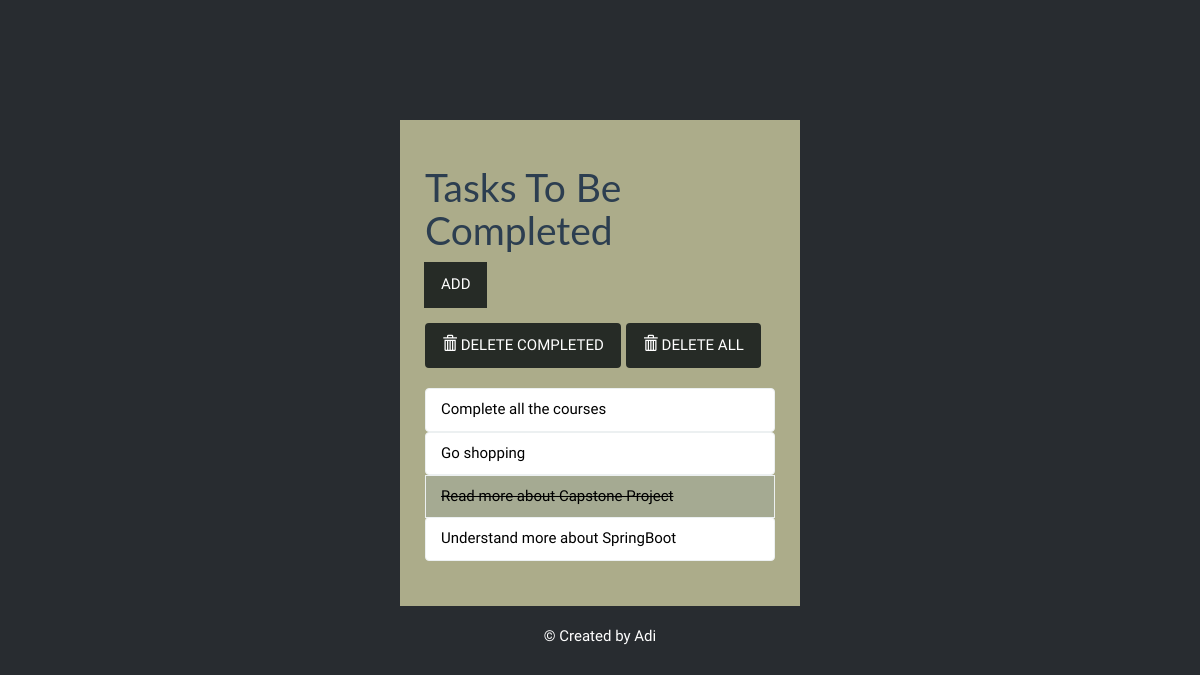
Before: / with the older database file.
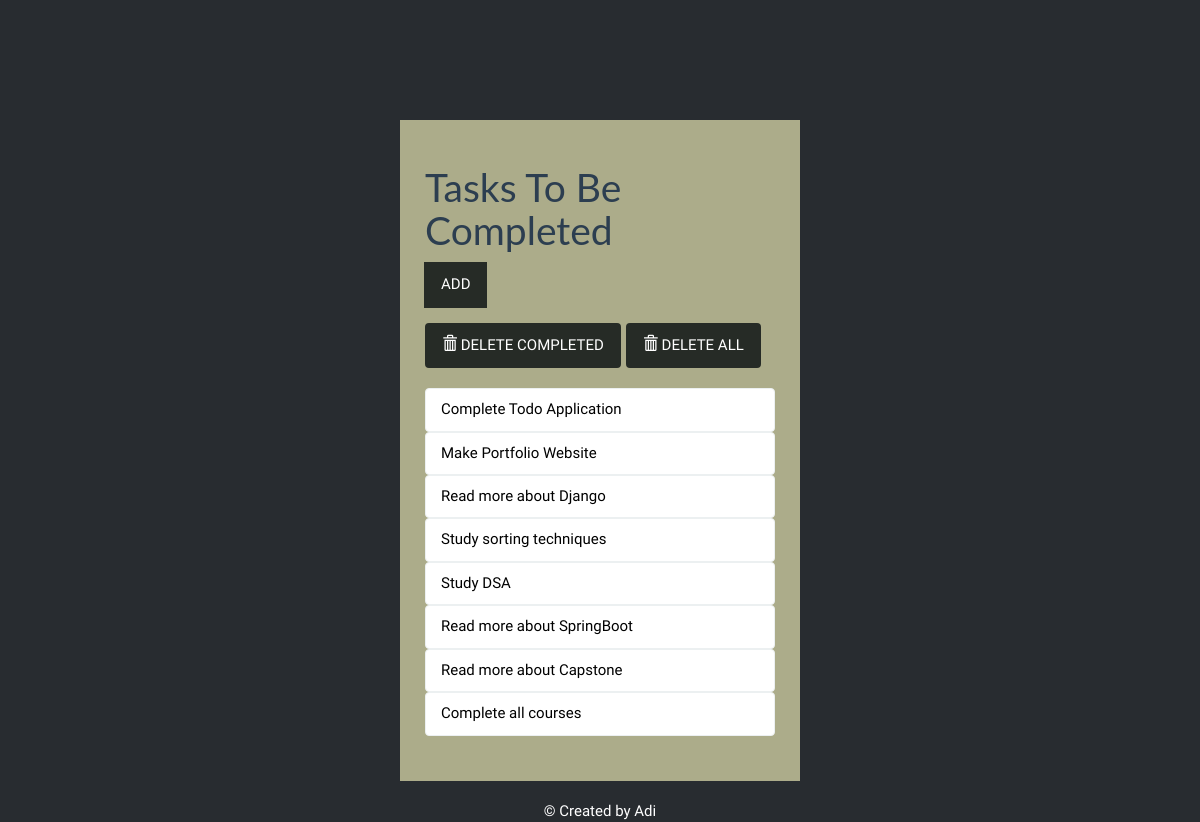
After: the same page with the newer database file.
### todolist/models.py (models this page shows, shortened)
class Todolist(models.Model):
    text=models.CharField(max_length=45)
    completed=models.BooleanField(default=False)

### todolist/views.py (the view)
# urls.py: path('', views.index, name='index'),
def index(request):
    todo_item = Todolist.objects.order_by('id') #Creating a variable to hold all the objects from the database that matches and todolist and store it inside the context as a list and furthur use it on our template
    form=TodoListForm()
    context={'todo_items' : todo_item, 'form': form }
    return render(request,'todolist/index.html',context) #The context is passed to the template where it can be used

### todolist/templates/todolist/index.html (shortened to what this page needs)
{%load static%}
<!DOCTYPE html>
<html lang="en">
	<head>
		<link rel="stylesheet" href="{% static 'todolist/bs/css/flatly.min.css'%}" />
		<link rel="stylesheet" href="{% static 'todolist/styles.css' %}" />
	</head>
	<body>
		<div class="container-fluid" id="wrapper">
			<div class="row">
				<div class="col-lg-4 col-lg-offset-4" id="content">
					<h1>Tasks To Be Completed</h1>
					<form action="{% url 'add' %}" method="POST" role="form">
						<div class="form-group">
							<div class="input-group">
							  <span class="input-group-btn">
								  <button type="submit" class="btn btn-default" id="add-btn">ADD</button>
							  </span>
							</div>
						</div>
					</form>
					<div class="row t10">
						<div class="col-lg-12">
							<div class="btn-toolbar">
								<div class="btn-group">
									<a href="{%url 'deletecompleted' %}">
									<button type="button" class="btn">
										<i class="glyphicon glyphicon-trash"></i> DELETE COMPLETED
									</button></a>
								</div>
								<div class="btn-group">
									<a href="{% url 'deleteall' %}">
									<button type="button" class="btn">
										<i class="glyphicon glyphicon-trash"></i> DELETE ALL
									</button></a>
								</div>
							</div>
						</div>
					</div>
					<ul class="list-group t20">
						{% for todolist in todo_items %}
							{% if todolist.completed%}
								<li class="list-group-item todo-completed ">{{todolist.text}}</li>
							{% else %}
								<a href="{% url 'completed' todolist.id %}"><li class="list-group-item">{{todolist.text}}</li></a>
							{% endif %}
						{% endfor %}
					</ul>
				</div>
			</div>
			<footer>
				<div class="row pad">
					<div class="col-lg-12 text-center">
						 &copy; Created by Adi
					</div>
				</div>
			</footer>
		</div>
	</body>
</html>

### todolist/static/todolist/styles.css (style rules this page uses)
body { background: #282c30; font-family: 'Oswald', 'Futura', sans-serif; }
#wrapper { margin-top: 10% !important; }
#content { background:#acac8a; padding: 25px; }
.t10 { margin-top: 10px; }
.t20 { margin-top: 20px; }
footer { margin-top: 20px; color: white; }
#add-btn { background-color:rgb(38, 43, 38); border-color:rgb(38, 43, 38); }
.btn { background-color:rgb(38, 43, 38); border-color:rgb(38, 43, 38); color:white; }
.list-group-item { color:black }
a { color:black }

Changed rows visible on the page:
removed Todolist: text "Complete all the courses"
removed Todolist: text "Go shopping"
removed Todolist: text "Read more about Capstone Project"
removed Todolist: text "Understand more about SpringBoot"
added Todolist: text "Complete Todo Application"
added Todolist: text "Make Portfolio Website"
added Todolist: text "Read more about Django"
added Todolist: text "Study sorting techniques"
added Todolist: text "Study DSA"
added Todolist: text "Read more about SpringBoot"
added Todolist: text "Read more about Capstone"
added Todolist: text "Complete all courses"
